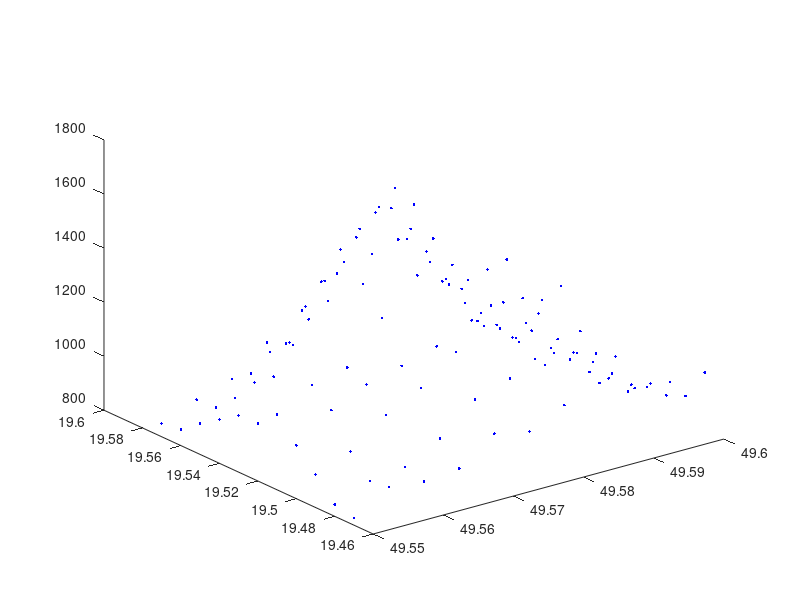
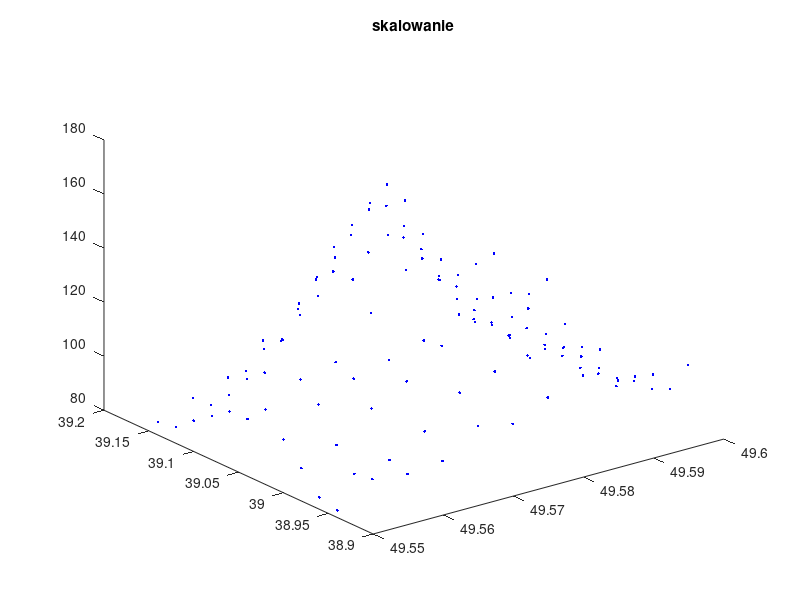
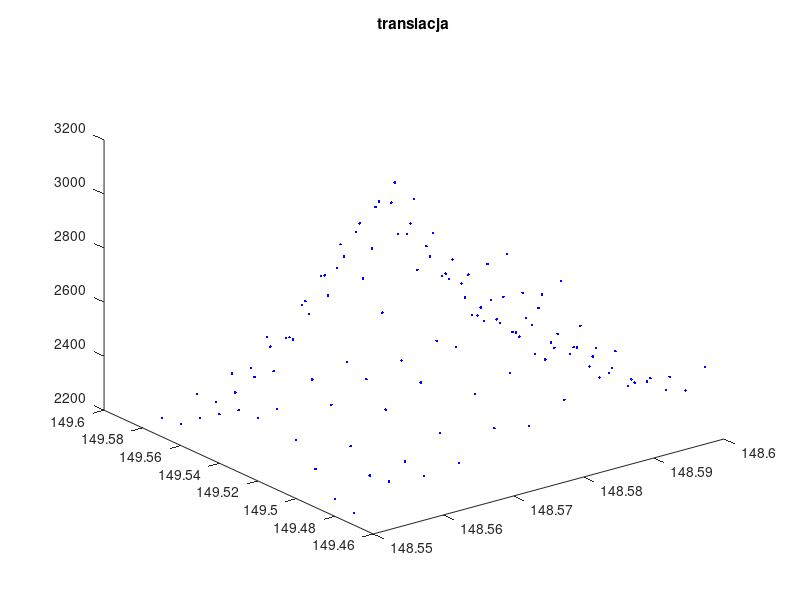
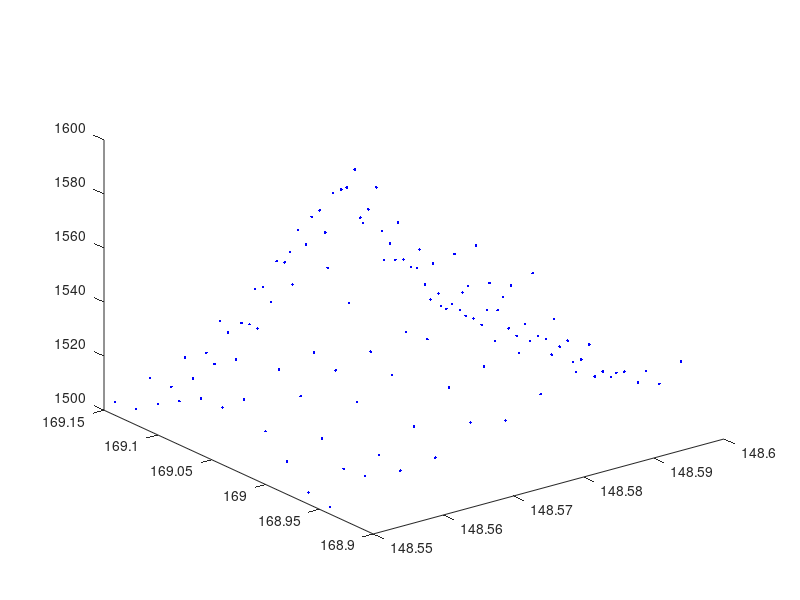

Source code (MATLAB) for these figures, in order:
clear all; close all;
A = load("babia_gora.dat");

figure; grid; plot3(A(:,1), A(:,2), A(:,3), 'b.');

a = 1; b = 2; c = 0.1; % wartości skalowania
S = [a, 0, 0;
     0, b, 0;
     0, 0, c];
AS = S*A';
figure; grid; plot3(AS(1,:), AS(2,:), AS(3,:), 'b.'); title('skalowanie');

x = 99; y = 130; z = 1420; % wartość translacji
T = zeros(length(A(:,1)), 3);
T(:,1) = x;
T(:,2) = y;
T(:,3) = z;

AT = T+A;
figure; grid; plot3(AT(:,1), AT(:,2), AT(:,3), 'b.'); title('translacja');

XX = A*S' + T;
figure; grid; plot3(XX(:,1), XX(:,2), XX(:,3), 'b.');
